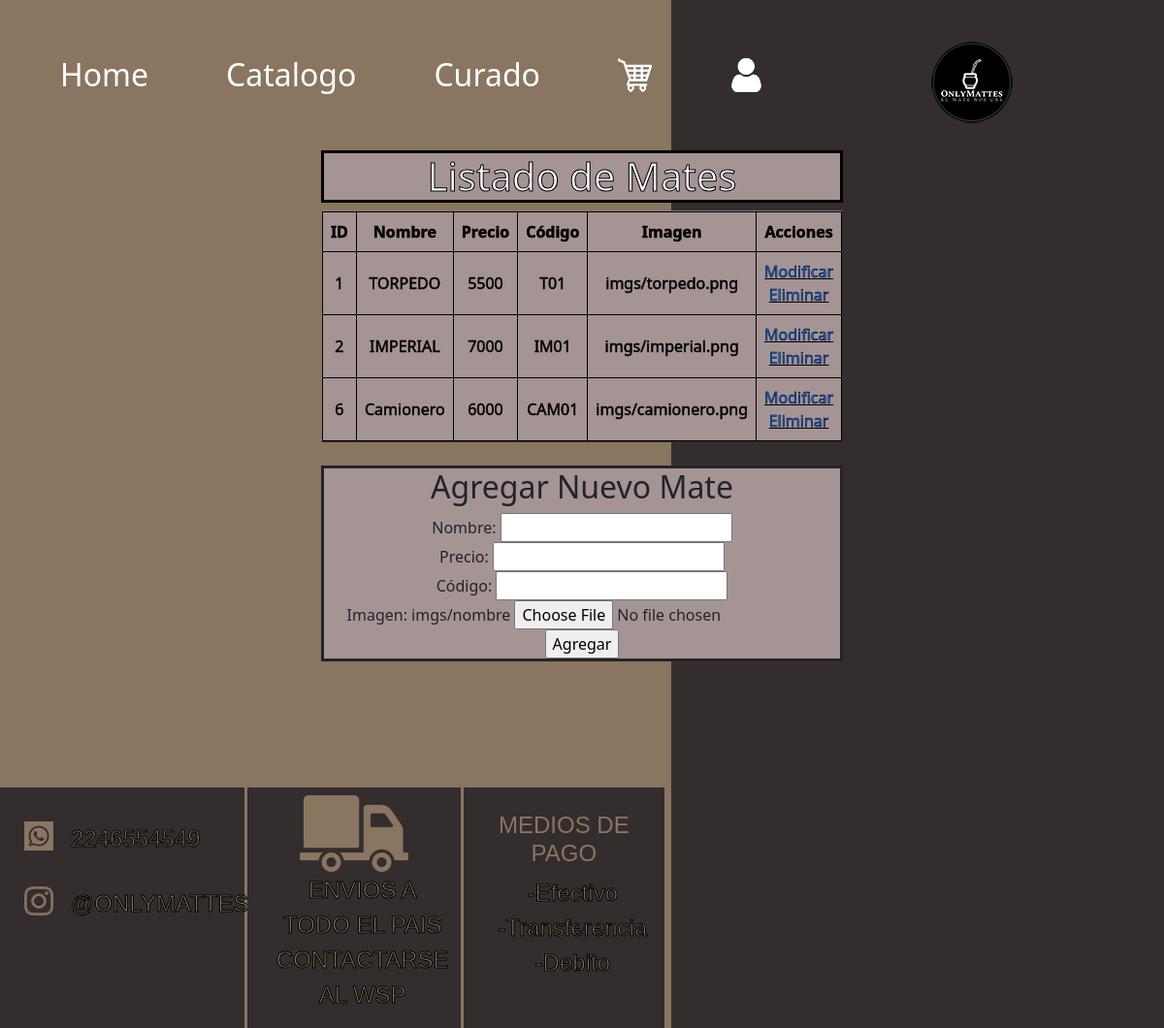
The app's page /login/admin/AMB/productos.php with its own data.
### tables this page shows
CREATE TABLE `mates` (
  `id_mate` int(11) NOT NULL,
  `nombre` varchar(45) DEFAULT NULL,
  `precio` float DEFAULT NULL,
  `codigo` varchar(45) DEFAULT NULL,
  `imagen` varchar(45) DEFAULT NULL
);

### login/admin/AMB/productos.php (the view, shortened to what this page needs)
<?php
include_once 'header.php';
$con = mysqli_connect('localhost', 'root', '', 'basedatos');
function obtenerMates($con) {
    $query = "SELECT * FROM mates";
    $result = mysqli_query($con, $query);
    $mates = mysqli_fetch_all($result, MYSQLI_ASSOC);
    return $mates;
}
$mates = obtenerMates($con);
?>
<div class="tablaAdmin">
	<div class="tabla-responsive">
		<h1 id="listaDeProductos">Listado de Mates</h1>
		<table border="1" class="tabla-usuarios">
			<tr >
				<th>ID</th>
				<th>Nombre</th>
				<th>Precio</th>
				<th>Código</th>
				<th>Imagen</th>
				<th>Acciones</th>
			</tr>
			<?php foreach ($mates as $mate) : ?>
				<tr>
					<td><?= $mate['id_mate']; ?></td>
					<td><?= $mate['nombre']; ?></td>
					<td><?= $mate['precio']; ?></td>
					<td><?= $mate['codigo']; ?></td>
					<td><?= $mate['imagen']; ?></td>
					<td>
						<a href="modificar.php?id=<?= $mate['id_mate']; ?>">Modificar</a>
						<a href="eliminar.php?id=<?= $mate['id_mate']; ?>">Eliminar</a>
					</td>
				</tr>
			<?php endforeach; ?>
		</table>
				<br>
			<div class="formAlta">
			<h2>Agregar Nuevo Mate</h2>
			<form action="" method="post" enctype="multipart/form-data">
				<label for="nombre">Nombre:</label>
				<input type="text" id="nombre" name="nombre" required>
				<br>
				<label for="precio">Precio:</label>
				<input type="number" id="precio" name="precio" step="0.01" required>
				<br>
				<label for="codigo">Código:</label>
				<input type="text" id="codigo" name="codigo" required>
				<br>
				<label for="imagen">Imagen: imgs/nombre</label>
				<input type="file" id="imagen" name="imagen" required>
				<br>
				<input type="submit" name="agregar" value="Agregar">
			</form>
		</div>
</div>
</div>
<div class="">
    <div class="col-7">
      <?php
      include_once 'footer.php'
      ?>

### estilos/estilos.css (style rules this page uses)
body { background: linear-gradient(to right, #8a7560 57.7%, #332d2d 57.7%, #332d2d 100%); background-size: 100% auto; }
a { color: white; text-decoration: none; }
.tablaAdmin { display: flex; justify-content: center; align-items: center; margin-top: 20px; margin-bottom: 20px; }
.tabla-responsive { overflow-x: auto; }
.tabla-usuarios { text-align: center; display: table-caption; font-size: 1rem; color: black; -webkit-text-stroke: black 0.5px; border-collapse: collapse; width: 100%; background-color: rgb(165, 148, 148); }
.tabla-usuarios th, .tabla-usuarios td { padding: 8px; border: 1px solid black; }
.tabla-usuarios th { background-color: rgb(165, 148, 148); }
.tabla-usuarios tr:nth-child(even) { background-color: rgb(165, 148, 148); }
.formAlta { background-color: rgb(165, 148, 148); align-content: center; grid: unset; display: grid; align-items: center; justify-items: stretch; text-align: center; justify-content: space-evenly; border-style: solid; }
#listaDeProductos { background-color: rgb(165, 148, 148); border-style: solid; border-color: #000; color: white; -webkit-text-stroke: 1px black; text-align: center; }

### records on screen
mates: id_mate "1", nombre "TORPEDO", precio "5500", codigo "T01", imagen "imgs/torpedo.png"
mates: id_mate "2", nombre "IMPERIAL", precio "7000", codigo "IM01", imagen "imgs/imperial.png"
mates: id_mate "6", nombre "Camionero", precio "6000", codigo "CAM01", imagen "imgs/camionero.png"
